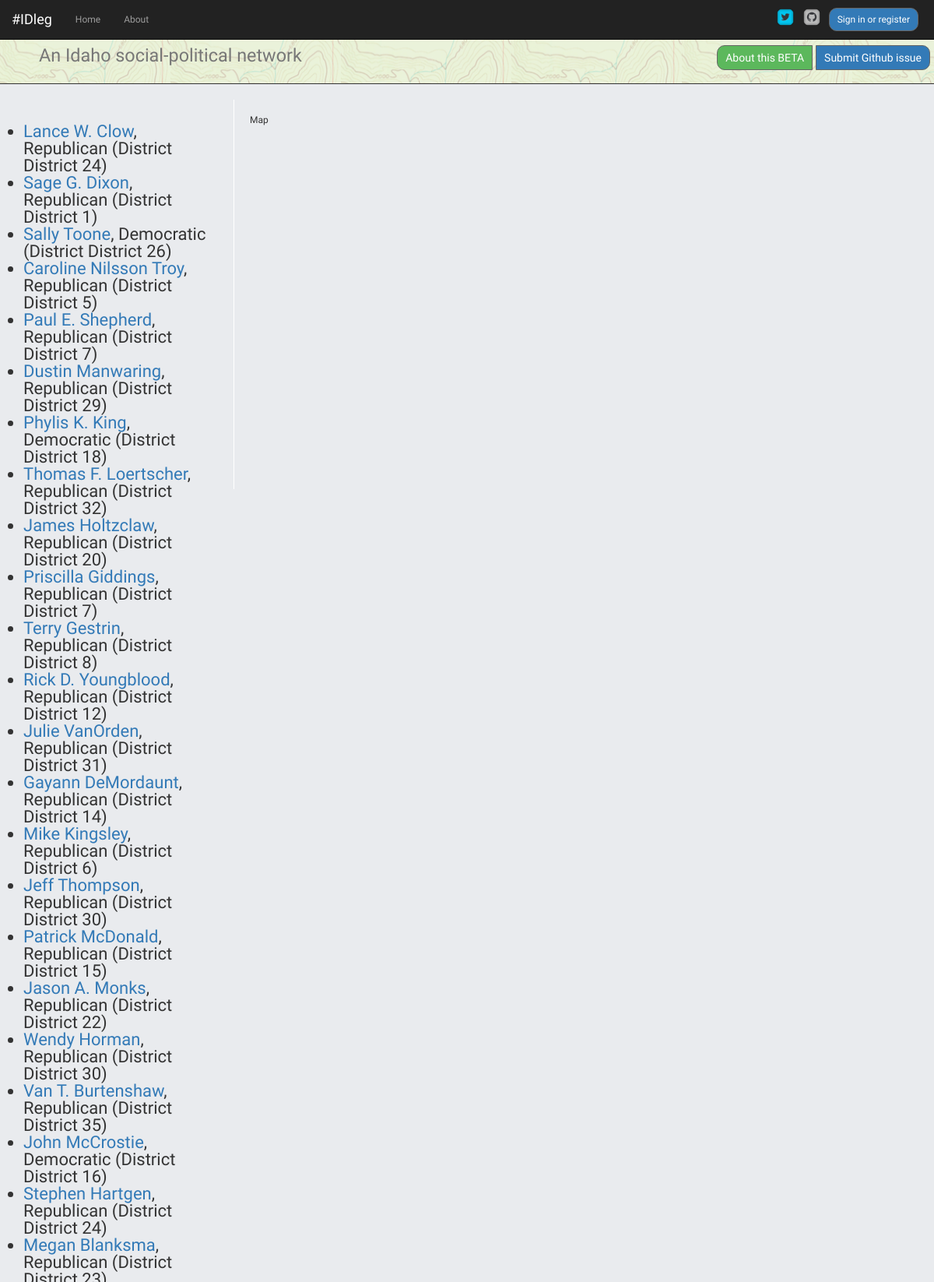
Screenshot of /lawmakers (upper part) with the database file from the repository.
### app/idleg/models.py (models this page shows, shortened)
class Lawmaker(db.Model):
  leg_id = db.Column(db.String, primary_key = True)
  first_name = db.Column(db.String)
  last_name = db.Column(db.String)
  middle_name = db.Column(db.String)
  district = db.Column(db.String)
  chamber = db.Column(db.String)
  url = db.Column(db.String)
  email = db.Column(db.String)
  party = db.Column(db.String)
  photo_url = db.Column(db.String)

### app/idleg/views.py (the view)
@idleg.route('/lawmakers')
def lawmakers():
  rform = RegistrationForm(request.form)
  lform = LoginForm(request.form)
  lawmakers = Lawmaker.query.order_by(cast(Lawmaker.district, Integer)).all()
  return render_template('lawmakers.html', user=current_user, lform=lform, rform=rform, lawmakers=lawmakers)

### app/idleg/views.py (called while the page is built)
@idleg.before_request
def get_current_user():
  g.user = current_user

### app/templates/lawmakers.html (shortened to what this page needs)
{% extends 'base.html' %}
{% block container %}
<div class="col-md-3 pad2">
  <ul class="billsummary">
    {% for lm in lawmakers%}
    <li>
      <a href="{{ url_for('idleg.lawmaker', legid=lm.leg_id) }}">{% print lm.first_name %} {% print lm.last_name %}</a>, {% print lm.party %}  (District {% print lm.district %})
      <br />
    </li>
    {% endfor %}
  </ul>
</div>
<div id='map' class='col-md-5 map pad2'>Map</div>
{% endblock %}

### app/templates/base.html (shortened to what this page needs)
<!DOCTYPE html>
<html>
  <head>
    <link href="https://netdna.bootstrapcdn.com/font-awesome/4.0.3/css/font-awesome.css" rel="stylesheet">
    <link rel="stylesheet" href="https://maxcdn.bootstrapcdn.com/bootstrap/3.3.6/css/bootstrap.min.css">
    <link href="{{ url_for('static', filename='css/styles.css') }}" rel="stylesheet" />
    <link rel="stylesheet" href="https://cdnjs.cloudflare.com/ajax/libs/bootstrap-select/1.12.1/css/bootstrap-select.min.css">
    <link rel="stylesheet" href="https://unpkg.com/leaflet@1.0.0-rc.3/dist/leaflet.css" />
    <link rel="stylesheet" href='https://api.tiles.mapbox.com/mapbox-gl-js/v0.21.0/mapbox-gl.css'  />
  </head>
  <body>
    <header>
      <div class="tops">
        <div class="page-header">
            <div class="btn-toolbar pull-right">
              <div class="btn-group">
                <a href="https://github.com/paleomedia/idleg_flask" role="button" class="btn btn-success">About this BETA</a>
                <a href="https://github.com/paleomedia/idleg_flask/issues/new" role="button" class="btn btn-primary">Submit Github issue</a>
              </div>
            </div>
          <h1><small>An Idaho social-political network</small></h1>
        </div>
    <nav class="navbar navbar-inverse navbar-fixed-top" role="navigation">
    	<div class="container-fluid">
      <div class="navbar-header">
     	    <a class="navbar-brand" href="/home"><span class="navbar-logo">#IDleg</span></a>
    	 </div>
    	  <div id="navbar" class= "navbar-collapse collapse">
      	    <ul class="nav navbar-nav">
              <li {%- if request.path == "/home" %} class="active"{% endif %}><a href="/home">Home <span class="sr-only">(current)</span></a></li>
              <li {%- if request.path == "/about" %} class="active"{% endif %}><a href="https://github.com/paleomedia/idleg_flask">About</a></li>
            </ul>
            <ul class="nav navbar-nav pull-right">
                <li>
                <a href="https://twitter.com/search?q=%23idleg&src=typd"><img src="{{ url_for('static', filename="images/twittericon.png") }}" width="24px" height="24px"></a>
                </li>
                <li>
                <a href="https://github.com/paleomedia/idleg"><img src="{{ url_for('static', filename="images/Github-Icon.png") }}" width="24px" height="24px"></a>
                </li>
                {% if current_user.is_authenticated %}
                  <li class="dropdown">
                    <button type="button" class="btn btn-xs dropdown-toggle" id="dropdownMenu1" data-toggle="dropdown" aria-haspopup="true" aria-expanded="true">
                      Hi {{ user.username }}
                      <span class="caret" aria-hidden="true"></span>
                    </button>
                    <ul class="dropdown-menu" aria-labelledby="dropdownMenu1">
                      <li class="disabled"><a href="#">My account</a></li>
                      <li><a href="{{ url_for('idleg.logout') }}">Logout</a></li>
                    </ul>
                  </li>
                {% else %}
                  <li>
                  {% include 'login_modal.html' %}
                  </li>
                {% endif %}
            </ul>
    	 </div>
    	 </div>
  </nav>
  	</div>
	</header>
    {% block container %} {% endblock %}
  </body>
</html>

### app/templates/login_modal.html (shortened to what this page needs)
{% if not popup %}
<button id='modal-launcher' class="btn btn-primary btn-sm" data-toggle="modal" data-target="#login-modal">Sign in or register</button>
{% endif %}

### app/static/css/styles.css (style rules this page uses)
body { background-color: #e9ebee; }
.page-header { margin-top:48px; background-image: url("../images/topo.png"); width: 100%; min-height: 50px; border-bottom: 1px solid; }
.page-header h1 { margin-left: 50px; }
.nav.pull-right>li>a { padding: 10px 5px !important; }
body { font-family: 'Source Sans Pro', Helvetica, sans-serif; font-size: 12px; line-height: 1.3rem; font-weight: 400; margin: 0; padding: 0; }
.btn { margin: 10px 5px 10px 5px; padding: 5px 10px; border-radius: 10px; border: solid 1px #666; display: block; float: left; cursor: pointer; }
.billsummary { font-size: 2.2rem; line-height: 2.2rem; padding:10px; }
.map { border-left:1px solid #fff; position:relative; top:0; bottom:0; height: 500px; }
.pad2 { padding:20px; -webkit-box-sizing:border-box; -moz-box-sizing:border-box; box-sizing:border-box; }

### rows the page displays
Lawmaker: first_name "Lance W.", last_name "Clow", party "Republican", district "District 24"
Lawmaker: first_name "Sage G.", last_name "Dixon", party "Republican", district "District 1"
Lawmaker: first_name "Sally", last_name "Toone", party "Democratic", district "District 26"
Lawmaker: first_name "Caroline Nilsson", last_name "Troy", party "Republican", district "District 5"
Lawmaker: first_name "Paul E.", last_name "Shepherd", party "Republican", district "District 7"
Lawmaker: first_name "Dustin", last_name "Manwaring", party "Republican", district "District 29"
Lawmaker: first_name "Phylis K.", last_name "King", party "Democratic", district "District 18"
Lawmaker: first_name "Thomas F.", last_name "Loertscher", party "Republican", district "District 32"
Lawmaker: first_name "James", last_name "Holtzclaw", party "Republican", district "District 20"
Lawmaker: first_name "Priscilla", last_name "Giddings", party "Republican", district "District 7"
Lawmaker: first_name "Terry", last_name "Gestrin", party "Republican", district "District 8"
Lawmaker: first_name "Rick D.", last_name "Youngblood", party "Republican", district "District 12"
Lawmaker: first_name "Julie", last_name "VanOrden", party "Republican", district "District 31"
Lawmaker: first_name "Gayann", last_name "DeMordaunt", party "Republican", district "District 14"
Lawmaker: first_name "Mike", last_name "Kingsley", party "Republican", district "District 6"
Lawmaker: first_name "Jeff", last_name "Thompson", party "Republican", district "District 30"
Lawmaker: first_name "Patrick", last_name "McDonald", party "Republican", district "District 15"
Lawmaker: first_name "Jason A.", last_name "Monks", party "Republican", district "District 22"
Lawmaker: first_name "Wendy", last_name "Horman", party "Republican", district "District 30"
Lawmaker: first_name "Van T.", last_name "Burtenshaw", party "Republican", district "District 35"
Lawmaker: first_name "John", last_name "McCrostie", party "Democratic", district "District 16"
Lawmaker: first_name "Stephen", last_name "Hartgen", party "Republican", district "District 24"
Lawmaker: first_name "Megan", last_name "Blanksma", party "Republican"
